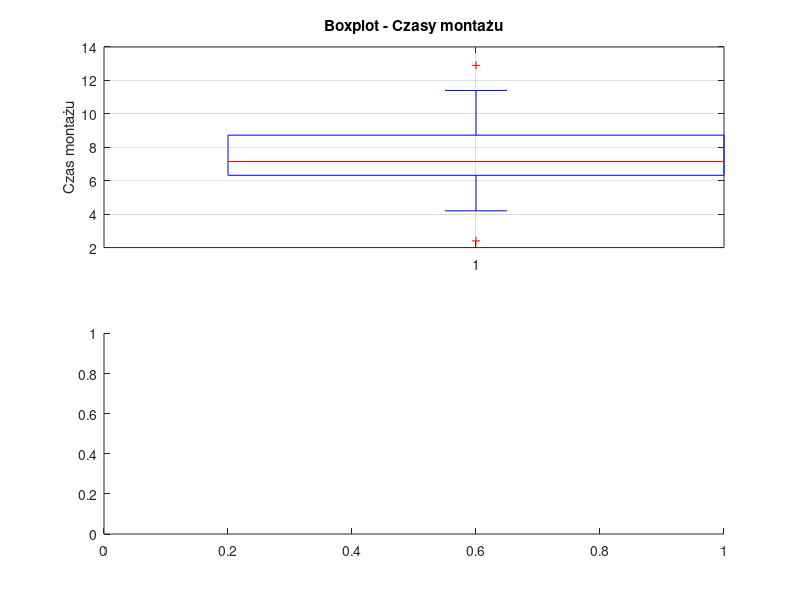

This chart was generated by the following MATLAB code: (Note: this script raises an error after producing the figure.)

% Zmierzony czas montażu samochodu
times = [8.5, 7.6, 9.3, 5.5, 11.4, 6.9, 6.5, 12.9, 8.7, 4.8, ...
         4.2, 8.1, 6.5, 5.8, 6.7, 2.4, 11.1, 7.1, 8.8, 7.2];

% Rysowanie boxplota
subplot(2,1,1);
boxplot(times);
title('Boxplot - Czasy montażu');
ylabel('Czas montażu');
grid on;

% Obliczania
mean_time = mean(times);
median_time = median(times);
std_time = std(times);

% Wyświetlenie wyników
disp(['Średni czas montażu: ', num2str(mean_time)]);
disp(['Mediana: ', num2str(median_time)]);
disp(['Odchylenie standardowe: ', num2str(std_time)]);

% Rysowanie histogramu
N = 15; 
subplot(2,1,2);
histogram(times, N);
title('Histogram - Czasy montażu');
xlabel('Czas montażu');
ylabel('Liczba pomiarów');
grid on;